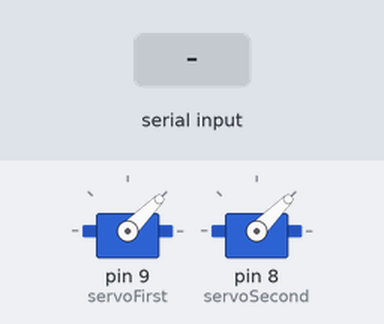
Bench run of a sketch on a simulated Arduino Uno, built with avr-gcc and run on an emulated ATmega328P. On the bench: 2 × servo. Inputs (shaded band) come from the test bench.

Above: at 1.2 s.
1.3 s: "1" received over Serial
At 1.55 s:
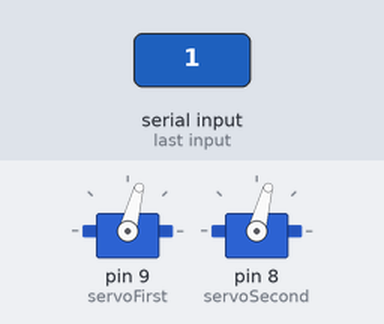
4.3 s: "0" received over Serial
At 6.9 s:
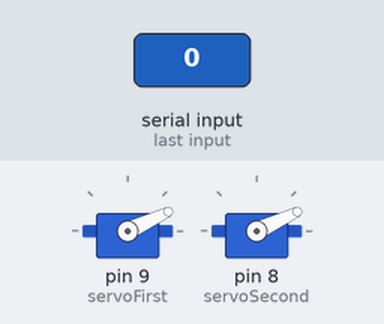
7.3 s: "5" received over Serial
At 8.3 s:
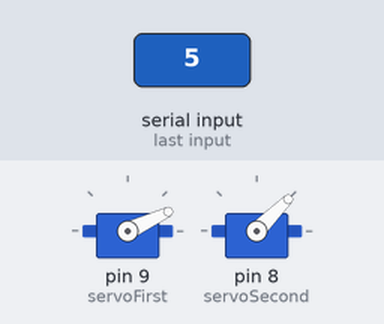
Timing chart, 0 to 34.5 s (numbered marks = the images above; inputs shaded):
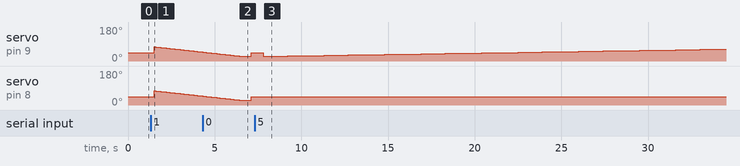

Measured:
- after the input at 1.3 s, servo on pin 9 (servoFirst), servo on pin 8 (servoSecond): 45° → 75° after 0.20 s, → 74° 0.10 s later, → 73° 0.10 s later, → 72° 0.10 s later, … (28 changes in this stretch)
- after the input at 7.3 s, servo on pin 9 (servoFirst): 45° → 25° after 0.51 s, → 26° 0.70 s later, → 27° 0.70 s later, → 28° 0.70 s later, … (39 changes in this stretch)

The sketch:

Processing_Servo_Multiple.ino
```cpp
#include<Servo.h>
Servo servoFirst;
Servo servoSecond;

int val;
int pos = 0;

void setup() {
  Serial.begin(9600);
  servoFirst.attach(9);     //Attach on pin # 9 of arduino
  servoFirst.write(45);      //Zero the inital position
  servoSecond.attach(8);      //Zero the inital position
  servoSecond.write(45);      //Zero the inital position
}


//Main running loop of program
void loop() {
  if (Serial.available())
  {
    val = Serial.read();      //Read the value and store in val
  }
  if (val == '1')
    {
    for (pos = 75; pos >= 25; pos--) {
        servoFirst.write(pos);
        servoSecond.write(pos);
        delay(100);
        }
    } else if (val == '0'){
        servoFirst.write(45);
        servoSecond.write(45);
        delay(200);
    } else if (val == '5'){
        pos = pos + 1;
        servoFirst.write(pos);
        delay(200);
    } else if (val == '6'){
        pos = pos - 1;
        servoFirst.write(pos);
        delay(200);
    } else if (val == '7'){
        pos = pos + 1;
        servoSecond.write(pos);
        delay(200);
    } else if (val == '8'){
        pos = pos - 1;
        servoSecond.write(pos);
        delay(200);
    }
  delay(500);
}
```
